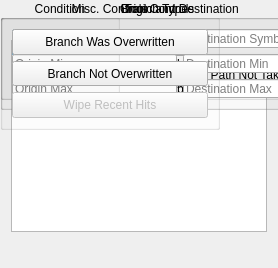
<?xml version="1.0" encoding="UTF-8"?>
<ui version="4.0">
 <class>BranchWatchDialog</class>
 <widget class="QDialog" name="BranchWatchDialog">
  <layout class="QVBoxLayout" name="mainLayout">
   <item>
    <widget class="QMenuBar" name="menuBar">
     <property name="nativeMenuBar">
      <bool>false</bool>
     </property>
    </widget>
   </item>
   <item>
    <widget class="QToolBar" name="controlToolBar"/>
   </item>
   <item>
    <widget class="QTableView" name="tableView">
     <property name="contextMenuPolicy">
      <enum>Qt::CustomContextMenu</enum>
     </property>
     <property name="editTriggers">
      <set>QAbstractItemView::NoEditTriggers</set>
     </property>
     <property name="selectionMode">
      <enum>QAbstractItemView::ExtendedSelection</enum>
     </property>
     <property name="selectionBehavior">
      <enum>QAbstractItemView::SelectRows</enum>
     </property>
     <property name="sortingEnabled">
      <bool>true</bool>
     </property>
     <property name="cornerButtonEnabled">
      <bool>false</bool>
     </property>
    </widget>
   </item>
   <item>
    <widget class="QStatusBar" name="statusBar">
     <property name="sizeGripEnabled">
      <bool>false</bool>
     </property>
    </widget>
   </item>
  </layout>
  <widget class="QGroupBox" name="toolControlsGroup">
   <property name="geometry">
    <rect>
     <x>0</x>
     <y>0</y>
     <width>320</width>
     <height>100</height>
    </rect>
   </property>
   <property name="title">
    <string>Tool Controls</string>
   </property>
   <property name="alignment">
    <set>Qt::AlignCenter</set>
   </property>
   <layout class="QGridLayout" name="toolControlsLayout">
    <item row="0" column="0">
     <widget class="QPushButton" name="startPauseButton">
      <property name="sizePolicy">
       <sizepolicy hsizetype="Preferred" vsizetype="Expanding">
        <horstretch>0</horstretch>
        <verstretch>0</verstretch>
       </sizepolicy>
      </property>
      <property name="text">
       <string>Start Branch Watch</string>
      </property>
      <property name="checkable">
       <bool>true</bool>
      </property>
     </widget>
    </item>
    <item row="1" column="0">
     <widget class="QPushButton" name="clearWatchButton">
      <property name="sizePolicy">
       <sizepolicy hsizetype="Preferred" vsizetype="Expanding">
        <horstretch>0</horstretch>
        <verstretch>0</verstretch>
       </sizepolicy>
      </property>
      <property name="text">
       <string>Clear Branch Watch</string>
      </property>
     </widget>
    </item>
    <item row="0" column="1">
     <widget class="QPushButton" name="pathWasTakenButton">
      <property name="sizePolicy">
       <sizepolicy hsizetype="Preferred" vsizetype="Expanding">
        <horstretch>0</horstretch>
        <verstretch>0</verstretch>
       </sizepolicy>
      </property>
      <property name="text">
       <string>Code Path Was Taken</string>
      </property>
     </widget>
    </item>
    <item row="1" column="1">
     <widget class="QPushButton" name="pathNotTakenButton">
      <property name="sizePolicy">
       <sizepolicy hsizetype="Preferred" vsizetype="Expanding">
        <horstretch>0</horstretch>
        <verstretch>0</verstretch>
       </sizepolicy>
      </property>
      <property name="text">
       <string>Code Path Not Taken</string>
      </property>
     </widget>
    </item>
   </layout>
  </widget>
  <widget class="QWidget" name="toolBarSpacer" native="true">
   <property name="geometry">
    <rect>
     <x>0</x>
     <y>0</y>
     <width>20</width>
     <height>20</height>
    </rect>
   </property>
   <property name="sizePolicy">
    <sizepolicy hsizetype="MinimumExpanding" vsizetype="Preferred">
     <horstretch>0</horstretch>
     <verstretch>0</verstretch>
    </sizepolicy>
   </property>
  </widget>
  <widget class="QGroupBox" name="branchTypeGroup">
   <property name="geometry">
    <rect>
     <x>0</x>
     <y>0</y>
     <width>310</width>
     <height>110</height>
    </rect>
   </property>
   <property name="title">
    <string>Branch Type</string>
   </property>
   <property name="alignment">
    <set>Qt::AlignCenter</set>
   </property>
   <layout class="QGridLayout" name="branchTypeLayout">
    <item row="0" column="0">
     <widget class="QCheckBox" name="branchBCheckBox">
      <property name="toolTip">
       <string>Branch</string>
      </property>
      <property name="text">
       <string notr="true">b</string>
      </property>
      <property name="checked">
       <bool>true</bool>
      </property>
     </widget>
    </item>
    <item row="0" column="1">
     <widget class="QCheckBox" name="branchBlCheckBox">
      <property name="toolTip">
       <string>Branch (LR saved)</string>
      </property>
      <property name="text">
       <string notr="true">bl</string>
      </property>
      <property name="checked">
       <bool>true</bool>
      </property>
     </widget>
    </item>
    <item row="0" column="2">
     <widget class="QCheckBox" name="branchBcCheckBox">
      <property name="toolTip">
       <string>Branch Conditional</string>
      </property>
      <property name="text">
       <string notr="true">bc</string>
      </property>
      <property name="checked">
       <bool>true</bool>
      </property>
     </widget>
    </item>
    <item row="0" column="3">
     <widget class="QCheckBox" name="branchBclCheckBox">
      <property name="toolTip">
       <string>Branch Conditional (LR saved)</string>
      </property>
      <property name="text">
       <string notr="true">bcl</string>
      </property>
      <property name="checked">
       <bool>true</bool>
      </property>
     </widget>
    </item>
    <item row="1" column="0">
     <widget class="QCheckBox" name="branchBlrCheckBox">
      <property name="toolTip">
       <string>Branch to Link Register</string>
      </property>
      <property name="text">
       <string notr="true">blr</string>
      </property>
      <property name="checked">
       <bool>true</bool>
      </property>
     </widget>
    </item>
    <item row="1" column="1">
     <widget class="QCheckBox" name="branchBlrlCheckBox">
      <property name="toolTip">
       <string>Branch to Link Register (LR saved)</string>
      </property>
      <property name="text">
       <string notr="true">blrl</string>
      </property>
      <property name="checked">
       <bool>true</bool>
      </property>
     </widget>
    </item>
    <item row="1" column="2">
     <widget class="QCheckBox" name="branchBclrCheckBox">
      <property name="toolTip">
       <string>Branch Conditional to Link Register</string>
      </property>
      <property name="text">
       <string notr="true">bclr</string>
      </property>
      <property name="checked">
       <bool>true</bool>
      </property>
     </widget>
    </item>
    <item row="1" column="3">
     <widget class="QCheckBox" name="branchBclrlCheckBox">
      <property name="toolTip">
       <string>Branch Conditional to Link Register (LR saved)</string>
      </property>
      <property name="text">
       <string notr="true">bclrl</string>
      </property>
      <property name="checked">
       <bool>true</bool>
      </property>
     </widget>
    </item>
    <item row="2" column="0">
     <widget class="QCheckBox" name="branchBctrCheckBox">
      <property name="toolTip">
       <string>Branch to Count Register</string>
      </property>
      <property name="text">
       <string notr="true">bctr</string>
      </property>
      <property name="checked">
       <bool>true</bool>
      </property>
     </widget>
    </item>
    <item row="2" column="1">
     <widget class="QCheckBox" name="branchBctrlCheckBox">
      <property name="toolTip">
       <string>Branch to Count Register (LR saved)</string>
      </property>
      <property name="text">
       <string notr="true">bctrl</string>
      </property>
      <property name="checked">
       <bool>true</bool>
      </property>
     </widget>
    </item>
    <item row="2" column="2">
     <widget class="QCheckBox" name="branchBcctrCheckBox">
      <property name="toolTip">
       <string>Branch Conditional to Count Register</string>
      </property>
      <property name="text">
       <string notr="true">bcctr</string>
      </property>
      <property name="checked">
       <bool>true</bool>
      </property>
     </widget>
    </item>
    <item row="2" column="3">
     <widget class="QCheckBox" name="branchBcctrlCheckBox">
      <property name="toolTip">
       <string>Branch Conditional to Count Register (LR saved)</string>
      </property>
      <property name="text">
       <string notr="true">bcctrl</string>
      </property>
      <property name="checked">
       <bool>true</bool>
      </property>
     </widget>
    </item>
   </layout>
  </widget>
  <widget class="QGroupBox" name="originDestinationGroup">
   <property name="geometry">
    <rect>
     <x>0</x>
     <y>0</y>
     <width>360</width>
     <height>110</height>
    </rect>
   </property>
   <property name="title">
    <string>Origin and Destination</string>
   </property>
   <property name="alignment">
    <set>Qt::AlignCenter</set>
   </property>
   <layout class="QGridLayout" name="originDestinationLayout">
    <item row="0" column="0">
     <widget class="QLineEdit" name="originSymbolEdit">
      <property name="placeholderText">
       <string>Origin Symbol</string>
      </property>
     </widget>
    </item>
    <item row="1" column="0">
     <widget class="QLineEdit" name="originMinEdit">
      <property name="maxLength">
       <number>8</number>
      </property>
      <property name="placeholderText">
       <string>Origin Min</string>
      </property>
     </widget>
    </item>
    <item row="2" column="0">
     <widget class="QLineEdit" name="originMaxEdit">
      <property name="maxLength">
       <number>8</number>
      </property>
      <property name="placeholderText">
       <string>Origin Max</string>
      </property>
     </widget>
    </item>
    <item row="0" column="1">
     <widget class="QLineEdit" name="destinationSymbolEdit">
      <property name="placeholderText">
       <string>Destination Symbol</string>
      </property>
     </widget>
    </item>
    <item row="1" column="1">
     <widget class="QLineEdit" name="destinationMinEdit">
      <property name="maxLength">
       <number>8</number>
      </property>
      <property name="placeholderText">
       <string>Destination Min</string>
      </property>
     </widget>
    </item>
    <item row="2" column="1">
     <widget class="QLineEdit" name="destinationMaxEdit">
      <property name="maxLength">
       <number>8</number>
      </property>
      <property name="placeholderText">
       <string>Destination Max</string>
      </property>
     </widget>
    </item>
   </layout>
  </widget>
  <widget class="QGroupBox" name="conditionGroup">
   <property name="geometry">
    <rect>
     <x>0</x>
     <y>0</y>
     <width>120</width>
     <height>100</height>
    </rect>
   </property>
   <property name="title">
    <string>Condition</string>
   </property>
   <property name="alignment">
    <set>Qt::AlignCenter</set>
   </property>
   <layout class="QVBoxLayout" name="conditionLayout">
    <property name="alignment">
     <set>Qt::AlignHCenter</set>
    </property>
    <item>
     <widget class="QCheckBox" name="conditionTrueCheckBox">
      <property name="toolTip">
       <string>This will also filter unconditional branches.
To filter for or against unconditional branches,
use the Branch Type filter options.</string>
      </property>
      <property name="text">
       <string>true</string>
      </property>
      <property name="checked">
       <bool>true</bool>
      </property>
     </widget>
    </item>
    <item>
     <widget class="QCheckBox" name="conditionFalseCheckBox">
      <property name="text">
       <string>false</string>
      </property>
      <property name="checked">
       <bool>true</bool>
      </property>
     </widget>
    </item>
   </layout>
  </widget>
  <widget class="QGroupBox" name="miscControlsGroup">
   <property name="geometry">
    <rect>
     <x>0</x>
     <y>0</y>
     <width>220</width>
     <height>130</height>
    </rect>
   </property>
   <property name="title">
    <string>Misc. Controls</string>
   </property>
   <property name="alignment">
    <set>Qt::AlignCenter</set>
   </property>
   <layout class="QVBoxLayout" name="miscControlsLayout">
    <item>
     <widget class="QPushButton" name="wasOverwrittenButton">
      <property name="sizePolicy">
       <sizepolicy hsizetype="Preferred" vsizetype="Expanding">
        <horstretch>0</horstretch>
        <verstretch>0</verstretch>
       </sizepolicy>
      </property>
      <property name="text">
       <string>Branch Was Overwritten</string>
      </property>
     </widget>
    </item>
    <item>
     <widget class="QPushButton" name="notOverwrittenButton">
      <property name="sizePolicy">
       <sizepolicy hsizetype="Preferred" vsizetype="Expanding">
        <horstretch>0</horstretch>
        <verstretch>0</verstretch>
       </sizepolicy>
      </property>
      <property name="text">
       <string>Branch Not Overwritten</string>
      </property>
     </widget>
    </item>
    <item>
     <widget class="QPushButton" name="wipeRecentHitsButton">
      <property name="sizePolicy">
       <sizepolicy hsizetype="Preferred" vsizetype="Expanding">
        <horstretch>0</horstretch>
        <verstretch>0</verstretch>
       </sizepolicy>
      </property>
      <property name="enabled">
       <bool>false</bool>
      </property>
      <property name="text">
       <string>Wipe Recent Hits</string>
      </property>
     </widget>
    </item>
   </layout>
  </widget>
 </widget>
 <resources/>
 <connections/>
</ui>
